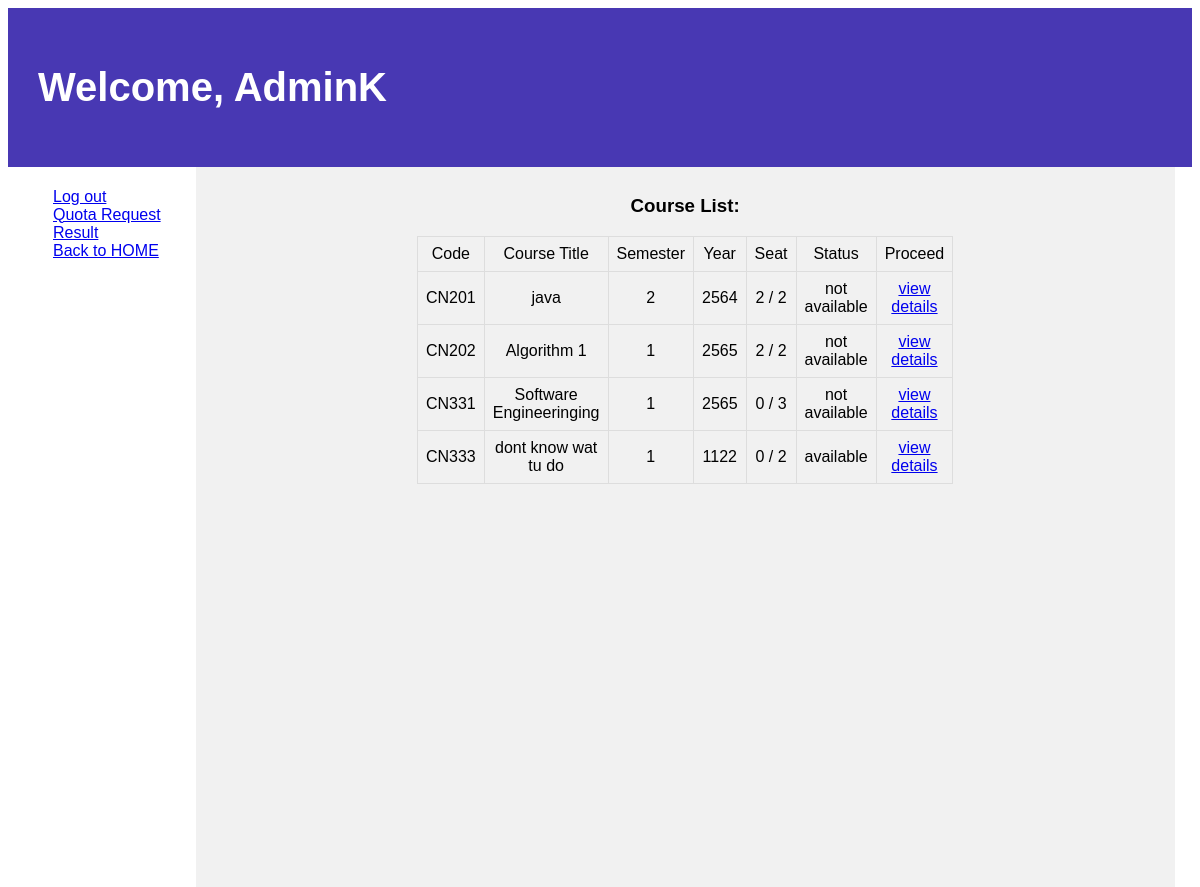
The app's page /courses/ (signed in) with its own data.
### courses/models.py (models this page shows, shortened)
class Course(models.Model):
    c_id = models.CharField(max_length=5, unique=True, default="CN000")
    title = models.CharField(max_length=64, null=True, blank=True)
    semmester = models.IntegerField(null=True, blank=True)
    year = models.IntegerField(null=True, blank=True)
    seat_count = models.IntegerField(default=0, null=True, blank=True)
    max_seat = models.IntegerField(null=True, blank=True, default=5)
    quota = models.BooleanField(default=True)
    attend = models.ManyToManyField(User, blank=True)

### courses/views.py (the view)
# urls.py: path('', views.index, name= "c_index"),
def index(request) :
    return render(request, 'courses/index.html' ,{
        'courses': Course.objects.all().order_by('c_id')
    })

### courses/templates/courses/index.html (shortened to what this page needs)
{% extends 'courses/layout.html' %}
{% block body %}
<header>
    <h1> Welcome, {{ request.user.first_name }}</h1>
  </header>
  <section>
    <nav>
      <ul>
        <a href="{% url 'logout' %}">Log out</a>
        <br>
        <a href="{% url 'quota' %}">Quota Request Result</a>
        <br>
        <a href="{% url 'index' %}">Back to HOME</a>
      </ul>
    </nav>
    <article>
        <h1 align="center">Course List:</h1>
        <table style="width:50%" align="center">
            <thead>
                <tr align="center">
                    <td>Code</td>
                    <td>Course Title</td>
                    <td>Semester</td>
                    <td>Year</td>
                    <td>Seat</td>
                    <td>Status</td>
                    <td>Proceed</td>
                </tr>
            </thead>
            {% for course in courses %}
            <tbody>
                <tr align="center">
                    <td>{{ course.c_id }}</td>
                    <td>{{ course.title }}</td>
                    <td>{{ course.semmester}}</td>
                    <td>{{ course.year }}</td>
                    <td>{{ course.seat_count }} / {{course.max_seat}}</td>
                    <td> {% if course.quota %}
                          available
                          {% else %}
                          not available
                          {% endif %}
                    </td>
                    <td><a href="{% url 'course' course.id %}">view details</a>
                  </td>
                </tr>
            </tbody>
            {% endfor %}
        </table>
    </article>
  </section>
{% endblock %}

### courses/templates/courses/index.html (style rules this page uses)
body { font-family: Arial, Helvetica, sans-serif; }
header { background-color: rgb(72, 56, 179); padding: 30px; text-align: left; font-size: 20px; color: white; }
nav { float: left; width: 15%; height: 700px; background: rgb(255, 255, 255); padding: 5px; }
article { float: left; padding:10px; width: 81%; background-color: #f1f1f1; height: 700px; }
table { font-family: arial, sans-serif; border-collapse: collapse; width: 100%; }
td, th { border: 1px solid #dddddd; padding: 8px; }

### records on screen
Course: c_id "CN201", title "java", semmester "2", year "2564", seat_count "2", max_seat "2", quota "not available"
Course: c_id "CN202", title "Algorithm 1", semmester "1", year "2565", seat_count "2", max_seat "2", quota "not available"
Course: c_id "CN331", title "Software Engineeringing", semmester "1", year "2565", seat_count "0", max_seat "3", quota "not available"
Course: c_id "CN333", title "dont know wat tu do", semmester "1", year "1122", seat_count "0", max_seat "2", quota "available"

### other values on screen
{{ request.user.first_name }} "AdminK"
